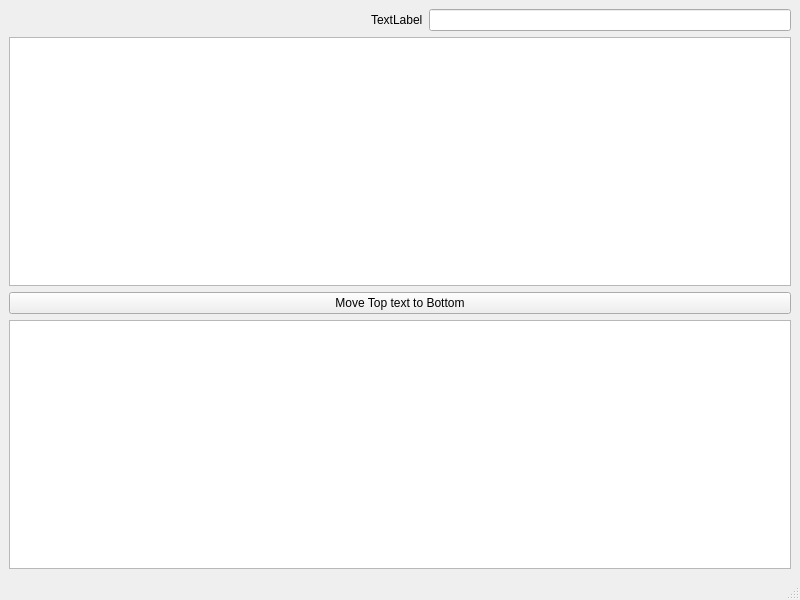
<?xml version="1.0" encoding="UTF-8"?>
<ui version="4.0">
 <class>MainWindow</class>
 <widget class="QMainWindow" name="MainWindow">
  <property name="geometry">
   <rect>
    <x>0</x>
    <y>0</y>
    <width>800</width>
    <height>600</height>
   </rect>
  </property>
  <property name="windowTitle">
   <string>MainWindow</string>
  </property>
  <widget class="QWidget" name="centralwidget">
   <layout class="QVBoxLayout" name="verticalLayout">
    <item>
     <layout class="QHBoxLayout" name="horizontalLayout">
      <item>
       <spacer name="horizontalSpacer">
        <property name="orientation">
         <enum>Qt::Horizontal</enum>
        </property>
        <property name="sizeHint" stdset="0">
         <size>
          <width>40</width>
          <height>20</height>
         </size>
        </property>
       </spacer>
      </item>
      <item>
       <widget class="QLabel" name="magnifierLabel">
        <property name="text">
         <string>TextLabel</string>
        </property>
       </widget>
      </item>
      <item>
       <widget class="QLineEdit" name="searchLineEdit"/>
      </item>
     </layout>
    </item>
    <item>
     <widget class="QTableWidget" name="topTableWidget"/>
    </item>
    <item>
     <widget class="QPushButton" name="pushButton">
      <property name="text">
       <string>Move Top text to Bottom</string>
      </property>
     </widget>
    </item>
    <item>
     <widget class="QTableWidget" name="bottomTableWidget"/>
    </item>
   </layout>
  </widget>
  <widget class="QMenuBar" name="menubar">
   <property name="geometry">
    <rect>
     <x>0</x>
     <y>0</y>
     <width>800</width>
     <height>22</height>
    </rect>
   </property>
  </widget>
  <widget class="QStatusBar" name="statusbar"/>
 </widget>
 <resources/>
 <connections>
  <connection>
   <sender>searchLineEdit</sender>
   <signal>textEdited(QString)</signal>
   <receiver>MainWindow</receiver>
   <slot>lineEditFieldModified()</slot>
   <hints>
    <hint type="sourcelabel">
     <x>590</x>
     <y>48</y>
    </hint>
    <hint type="destinationlabel">
     <x>399</x>
     <y>299</y>
    </hint>
   </hints>
  </connection>
 </connections>
 <slots>
  <slot>lineEditFieldModified()</slot>
  <slot>clearButtonClicked()</slot>
 </slots>
</ui>
